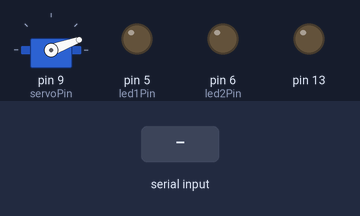
Bench run of a sketch on a simulated Arduino Uno, built with avr-gcc and run on an emulated ATmega328P. On the bench: servo, output pins drawn as LEDs (lit = HIGH). The inputs (shaded band) are chosen by the test bench.

Above: at 1.8 s.
1.9 s: "0" received over the second serial link
At 2.7 s:
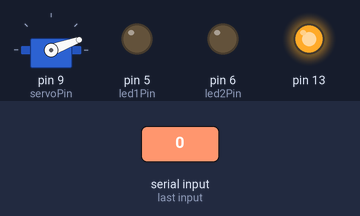
3.5 s: "1" received over the second serial link
At 4.8 s:
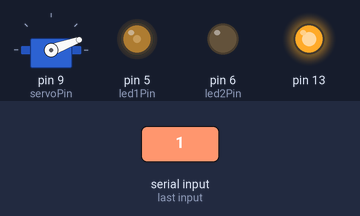
5.1 s: "2" received over the second serial link
At 5.8 s:
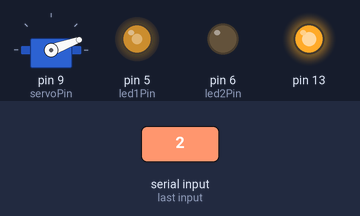
6.7 s: "3" received over the second serial link
At 8.0 s:
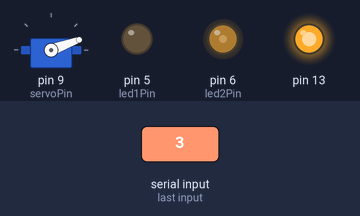
8.3 s: "4" received over the second serial link
At 9.2 s:
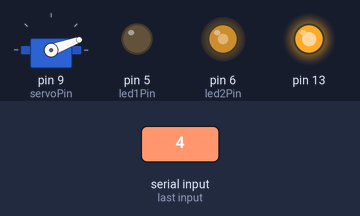
9.9 s: "5" received over the second serial link
At 10.4 s:
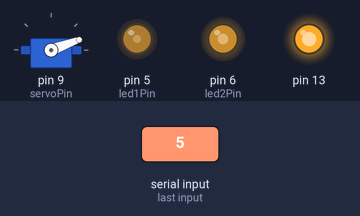
Timing chart, 0 to 12.5 s (numbered marks = the images above; inputs shaded):
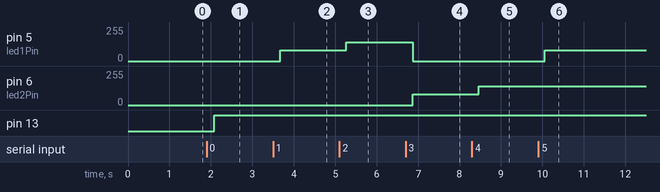

The sketch:

tempcontroller.ino
```cpp
  #include <SoftwareSerial.h>
  #include <Servo.h>

  SoftwareSerial BT(10, 11);
  // creates a "virtual" serial port/UART
  // connect BT module TX to D10
  // connect BT module RX to D11
  // connect BT Vcc to 5V, GND to GND

  Servo tempKnob;

  const int led1Pin   = 5; // Left
  const int led2Pin = 6;  // Right
  const int servoPin = 9; // manual knob
  /*
  const int OFF_t=0;
  const int LEFTA=1;
  const int LEFTB=2;
  const int RIGHTA=3;
  const int RIGHTB=4;
  const int BOTHAB=5;
  const int BOTHBA=6;
  const int HELP=7;
*/

void setup()
{
  // set digital pin to control as an output
  pinMode(13, OUTPUT);
  pinMode(led2Pin, OUTPUT);
  pinMode(led1Pin, OUTPUT);
  // set the data rate for the SoftwareSerial port
  BT.begin(9600);
  // Send test message to other device
  BT.println("Welcome to SmarTemp");

 tempKnob.attach(servoPin);
 tempKnob.write(20);
}

// const char personA[] = "Elfin";
// const char personB[] = "Crackers";
// const char off[] = "off";
const int offSetting = 0;
const int personASetting = 80;
const int personBSetting = 140;

void loop()
{
  static char state = '0';
  int pos;    //initialize servo  to off position
  pos = tempKnob.read();


  // Case Changing
  if (BT.available())
  // if text arrived in from BT serial...
  {
    state = (BT.read());
    // Serial.println(state);

    if(state == '0')
    {
      digitalWrite(13, HIGH);
      analogWrite(led1Pin, offSetting);
      analogWrite(led2Pin, offSetting);
      tempKnob.write(20);
      BT.println("State OFF: Left Room OFF | Right Room OFF");
    }

    if(state == '1')
    {
      digitalWrite(13, HIGH);
      analogWrite(led1Pin, personASetting);
      analogWrite(led2Pin, offSetting);

      BT.println("State LEFTA: Left Room ELFIN | Right Room OFF");
    }

    if(state == '2')
    {
      digitalWrite(13, HIGH);
      analogWrite(led1Pin, personBSetting);
      analogWrite(led2Pin, offSetting);
      BT.println("State LEFTB: Left Room CRACKERS | Right Room OFF");
    }

    if(state == '3')
    {
      digitalWrite(13, HIGH);
      analogWrite(led1Pin, offSetting);
      analogWrite(led2Pin, personASetting);
      BT.println("State RIGHTA: Left Room OFF | Right Room ELFIN");
    }

    if(state == '4')
    {
      digitalWrite(13, HIGH);
      analogWrite(led1Pin, offSetting);
      analogWrite(led2Pin, personBSetting);
      BT.println("State RIGHTB: Left Room OFF | Right Room CRACKERS");
    }

    if(state == '5')
    {
      digitalWrite(13, HIGH);
      analogWrite(led1Pin, personASetting);
      analogWrite(led2Pin, personBSetting);
      BT.println("State BOTHAB: Left Room ELFIN | Right Room CRACKERS");
    }

    if(state == '6')
    {
      digitalWrite(13, HIGH);
      analogWrite(led1Pin, personBSetting);
      analogWrite(led2Pin, personASetting);
      BT.println("State BOTHBA: Left Room CRACKERS | Right Room ELFIN");
    }

    if(state == '7')
    {
      digitalWrite(13, HIGH);
      tempKnob.write(personASetting);
      BT.println("State MainA: Set thermostat knob to person A preferred temp");
    }

    if(state == '8')
    {
      digitalWrite(13, HIGH);
      tempKnob.write(personBSetting);
      BT.println("State MainA: Set thermostat knob to person B preferred temp");
    }

    if(state == '?')
    {
      digitalWrite(13, LOW);
      BT.println("Left Room: Servo Control | Right Room: LED Control");
      BT.println("State OFF: Left Room OFF | Right Room OFF");
      BT.println("State LEFTA: Left Room ELFIN | Right Room OFF");
      BT.println("State LEFTB: Left Room OFF | Right Room CRACKERS");
      BT.println("State RIGHTA: Left Room OFF | Right Room ELFIN");
      BT.println("State RIGHTB: Left Room OFF | Right Room CRACKERS");
      BT.println("State BOTHAB: Left Room ELFIN | Right Room CRACKERS");
      BT.println("State BOTHBA: Left Room CRACKERS | Right Room ELFIN");
    }


    if(state < 48 || state > 56)
    {
      digitalWrite(13, LOW);
      BT.println("Invalid State");
      //break;
    }

  }

  delay(500);
  pos = tempKnob.read();
  tempKnob.write(pos);
  delay(15);
}
```

Measured:
- after the input at 1.9 s, pin 13: LOW → HIGH after 0.18 s
- after the input at 3.5 s, pin 5 (led1Pin): 0/255 → 80/255 after 0.17 s
- after the input at 5.1 s, pin 5 (led1Pin): 80/255 → 140/255 after 0.17 s
- after the input at 6.7 s, pin 5 (led1Pin): 140/255 → 0/255 after 0.17 s; pin 6 (led2Pin): 0/255 → 80/255 after 0.17 s
- after the input at 8.3 s, pin 6 (led2Pin): 80/255 → 140/255 after 0.16 s
- after the input at 9.9 s, pin 5 (led1Pin): 0/255 → 80/255 after 0.16 s
